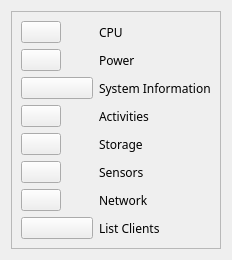
        <widget class="QCustomSlideMenu" name="left_main" native="true">
         <layout class="QVBoxLayout" name="verticalLayout_18">
          <item>
           <widget class="QFrame" name="menu">
            <property name="minimumSize">
             <size>
              <width>210</width>
              <height>0</height>
             </size>
            </property>
            <property name="frameShape">
             <enum>QFrame::Shape::StyledPanel</enum>
            </property>
            <property name="frameShadow">
             <enum>QFrame::Shadow::Raised</enum>
            </property>
            <layout class="QGridLayout" name="gridLayout">
             <item row="3" column="1" alignment="Qt::AlignmentFlag::AlignLeft">
              <widget class="QLabel" name="label_5">
               <property name="font">
                <font>
                 <family>Asus Rog</family>
                </font>
               </property>
               <property name="text">
                <string>Activities</string>
               </property>
               <property name="margin">
                <number>5</number>
               </property>
              </widget>
             </item>
             <item row="0" column="1" alignment="Qt::AlignmentFlag::AlignLeft">
              <widget class="QLabel" name="label_2">
               <property name="font">
                <font>
                 <family>Asus Rog</family>
                </font>
               </property>
               <property name="text">
                <string>CPU</string>
               </property>
               <property name="margin">
                <number>5</number>
               </property>
              </widget>
             </item>
             <item row="6" column="1" alignment="Qt::AlignmentFlag::AlignLeft">
              <widget class="QLabel" name="label_8">
               <property name="font">
                <font>
                 <family>Asus Rog</family>
                </font>
               </property>
               <property name="text">
                <string>Network</string>
               </property>
               <property name="margin">
                <number>5</number>
               </property>
              </widget>
             </item>
             <item row="4" column="1" alignment="Qt::AlignmentFlag::AlignLeft">
              <widget class="QLabel" name="label_6">
               <property name="font">
                <font>
                 <family>Asus Rog</family>
                </font>
               </property>
               <property name="text">
                <string>Storage</string>
               </property>
               <property name="margin">
                <number>5</number>
               </property>
              </widget>
             </item>
             <item row="1" column="1" alignment="Qt::AlignmentFlag::AlignLeft">
              <widget class="QLabel" name="label_3">
               <property name="font">
                <font>
                 <family>Asus Rog</family>
                </font>
               </property>
               <property name="text">
                <string>Power</string>
               </property>
               <property name="margin">
                <number>5</number>
               </property>
              </widget>
             </item>
             <item row="1" column="0" alignment="Qt::AlignmentFlag::AlignLeft">
              <widget class="QPushButton" name="power">
               <property name="text">
                <string/>
               </property>
               <property name="icon">
                <iconset resource="FRONT/Qss/icons/_icons.qrc">
                 <normaloff>:/feather/icons/feather/zap.png</normaloff>:/feather/icons/feather/zap.png</iconset>
               </property>
               <property name="iconSize">
                <size>
                 <width>30</width>
                 <height>30</height>
                </size>
               </property>
              </widget>
             </item>
             <item row="6" column="0" alignment="Qt::AlignmentFlag::AlignLeft">
              <widget class="QPushButton" name="Network">
               <property name="text">
                <string/>
               </property>
               <property name="icon">
                <iconset resource="FRONT/Qss/icons/_icons.qrc">
                 <normaloff>:/font_awesome_solid/icons/font_awesome/solid/network-wired.png</normaloff>:/font_awesome_solid/icons/font_awesome/solid/network-wired.png</iconset>
               </property>
               <property name="iconSize">
                <size>
                 <width>30</width>
                 <height>30</height>
                </size>
               </property>
              </widget>
             </item>
             <item row="5" column="1" alignment="Qt::AlignmentFlag::AlignLeft">
              <widget class="QLabel" name="label_7">
               <property name="font">
                <font>
                 <family>Asus Rog</family>
                </font>
               </property>
               <property name="text">
                <string>Sensors</string>
               </property>
               <property name="margin">
                <number>5</number>
               </property>
              </widget>
             </item>
             <item row="4" column="0" alignment="Qt::AlignmentFlag::AlignLeft">
              <widget class="QPushButton" name="Storage">
               <property name="text">
                <string/>
               </property>
               <property name="icon">
                <iconset resource="FRONT/Qss/icons/_icons.qrc">
                 <normaloff>:/feather/icons/feather/disc.png</normaloff>:/feather/icons/feather/disc.png</iconset>
               </property>
               <property name="iconSize">
                <size>
                 <width>30</width>
                 <height>30</height>
                </size>
               </property>
              </widget>
             </item>
             <item row="0" column="0" alignment="Qt::AlignmentFlag::AlignLeft">
              <widget class="QPushButton" name="CPU">
               <property name="text">
                <string/>
               </property>
               <property name="icon">
                <iconset resource="FRONT/Qss/icons/_icons.qrc">
                 <normaloff>:/feather/icons/feather/cpu.png</normaloff>:/feather/icons/feather/cpu.png</iconset>
               </property>
               <property name="iconSize">
                <size>
                 <width>30</width>
                 <height>30</height>
                </size>
               </property>
              </widget>
             </item>
             <item row="2" column="1" alignment="Qt::AlignmentFlag::AlignLeft">
              <widget class="QLabel" name="label_4">
               <property name="font">
                <font>
                 <family>Asus Rog</family>
                </font>
               </property>
               <property name="text">
                <string>System Information</string>
               </property>
               <property name="margin">
                <number>5</number>
               </property>
              </widget>
             </item>
             <item row="3" column="0" alignment="Qt::AlignmentFlag::AlignLeft">
              <widget class="QPushButton" name="Activities">
               <property name="text">
                <string/>
               </property>
               <property name="icon">
                <iconset resource="FRONT/Qss/icons/_icons.qrc">
                 <normaloff>:/feather/icons/feather/activity.png</normaloff>:/feather/icons/feather/activity.png</iconset>
               </property>
               <property name="iconSize">
                <size>
                 <width>30</width>
                 <height>30</height>
                </size>
               </property>
              </widget>
             </item>
             <item row="5" column="0" alignment="Qt::AlignmentFlag::AlignLeft">
              <widget class="QPushButton" name="Sensors">
               <property name="text">
                <string/>
               </property>
               <property name="icon">
                <iconset resource="FRONT/Qss/icons/_icons.qrc">
                 <normaloff>:/font_awesome_solid/icons/font_awesome/solid/temperature-empty.png</normaloff>:/font_awesome_solid/icons/font_awesome/solid/temperature-empty.png</iconset>
               </property>
               <property name="iconSize">
                <size>
                 <width>30</width>
                 <height>30</height>
                </size>
               </property>
              </widget>
             </item>
             <item row="7" column="0">
              <widget class="QPushButton" name="Clientlist">
               <property name="text">
                <string/>
               </property>
               <property name="icon">
                <iconset resource="FRONT/Qss/icons/_icons.qrc">
                 <normaloff>:/material_design/icons/material_design/person.png</normaloff>:/material_design/icons/material_design/person.png</iconset>
               </property>
               <property name="iconSize">
                <size>
                 <width>30</width>
                 <height>30</height>
                </size>
               </property>
              </widget>
             </item>
             <item row="7" column="1">
              <widget class="QLabel" name="label_9">
               <property name="font">
                <font>
                 <family>Asus Rog</family>
                </font>
               </property>
               <property name="text">
                <string>List Clients</string>
               </property>
              </widget>
             </item>
             <item row="2" column="0">
              <widget class="QPushButton" name="Sysinfo">
               <property name="text">
                <string/>
               </property>
               <property name="icon">
                <iconset resource="FRONT/Qss/icons/_icons.qrc">
                 <normaloff>:/feather/icons/feather/monitor.png</normaloff>:/feather/icons/feather/monitor.png</iconset>
               </property>
               <property name="iconSize">
                <size>
                 <width>30</width>
                 <height>30</height>
                </size>
               </property>
              </widget>
             </item>
            </layout>
           </widget>
          </item>
         </layout>
        </widget>
